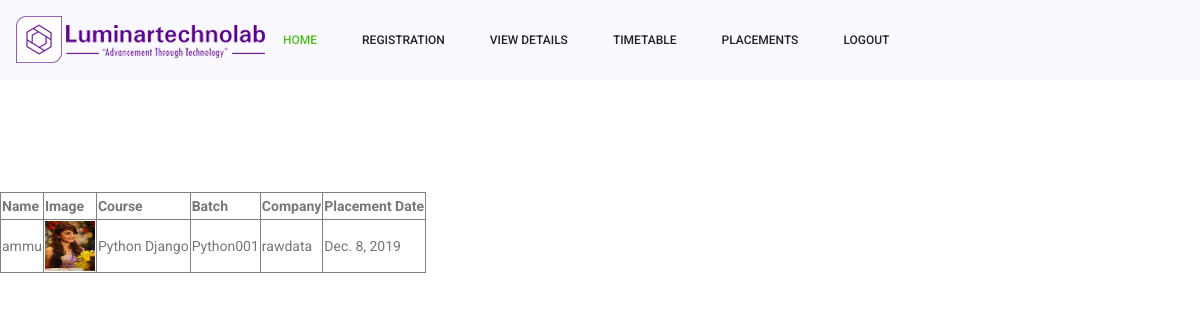
The app's page /hrapp/joblist with its own data.
### adminapp/models.py (models this page shows, shortened)
class Placement(models.Model):
    placement_date=models.DateField()
    course_name = models.ForeignKey(Course, on_delete=models.CASCADE)
    user_name=models.ForeignKey(User,on_delete=models.CASCADE)
    batch_name = models.ForeignKey(Batch, on_delete=models.CASCADE)
    company=models.CharField(max_length=200)
    image=models.ImageField(upload_to='images/',default=None)

class User(models.Model):
    u_id=models.IntegerField(auto_created=True)
    user_name=models.CharField(max_length=200)
    user_address=models.CharField(max_length=250)
    user_mobile=models.IntegerField()
    user_doj=models.DateTimeField(default=datetime.date.today())
    user_email=models.CharField(max_length=200)
    user_username=models.CharField(max_length=200,unique=True)
    user_password=models.CharField(max_length=200)
    confirm_password=models.CharField(max_length=200)
    course_name = models.ForeignKey(Course, on_delete=models.CASCADE)
    batch_name = models.ForeignKey(Batch, on_delete=models.CASCADE)
    user_payment=models.IntegerField()
    role_name= models.ForeignKey(Role, on_delete=models.CASCADE)
    image=models.ImageField(upload_to='profile_image/',blank=True,default='profile_image/default.jpeg')
    def __str__(self):
        return self.user_username

class Course(models.Model):
    course_name=models.CharField(max_length=150,unique=True,)
    course_fee=models.IntegerField()
    def __str__(self):
        return self.course_name

class Batch(models.Model):
    course_name=models.ForeignKey(Course,on_delete=models.CASCADE)
    batch_name=models.CharField(max_length=150,unique=True)
    def __str__(self):
        return self.batch_name

### hrapp/views.py (the view)
# urls.py: path('joblist',views.List_jobs.as_view(),name='joblist'),
class List_jobs(ListView):
    model = Placement
    template_name = 'hrapp/joblist.html'

### template/hrapp/joblist.html
<!DOCTYPE html>
{% extends "adminapp/hrindex.html" %}
    {% block body_block %}
<br><br><br><br><br><br><br><br>
 <table border="1">
        <thead>
        <tr>
            <th>Name</th>
            <th>Image</th>
            <th>Course</th>
            <th>Batch</th>
            <th>Company</th>
            <th>Placement Date</th>
        </tr>
        </thead>
        {% for stud in object_list %}
<tbody>
            <td>{{ stud.user_name }}</td>
     <td><img src="{{ stud.image.url }}" alt="" height="50" width="50"></td>
            <td>{{stud.course_name}}</td>
            <td>{{stud.batch_name}}</td>
            <td>{{stud.company}}</td>
            <td>{{stud.placement_date}}</td>
      {% endfor %}
     </tbody>
 </table>
{% endblock %}}

### records on screen
Placement: user_name "ammu", image (picture), course_name "Python Django", batch_name "Python001", company "rawdata", placement_date "Dec. 8, 2019"
